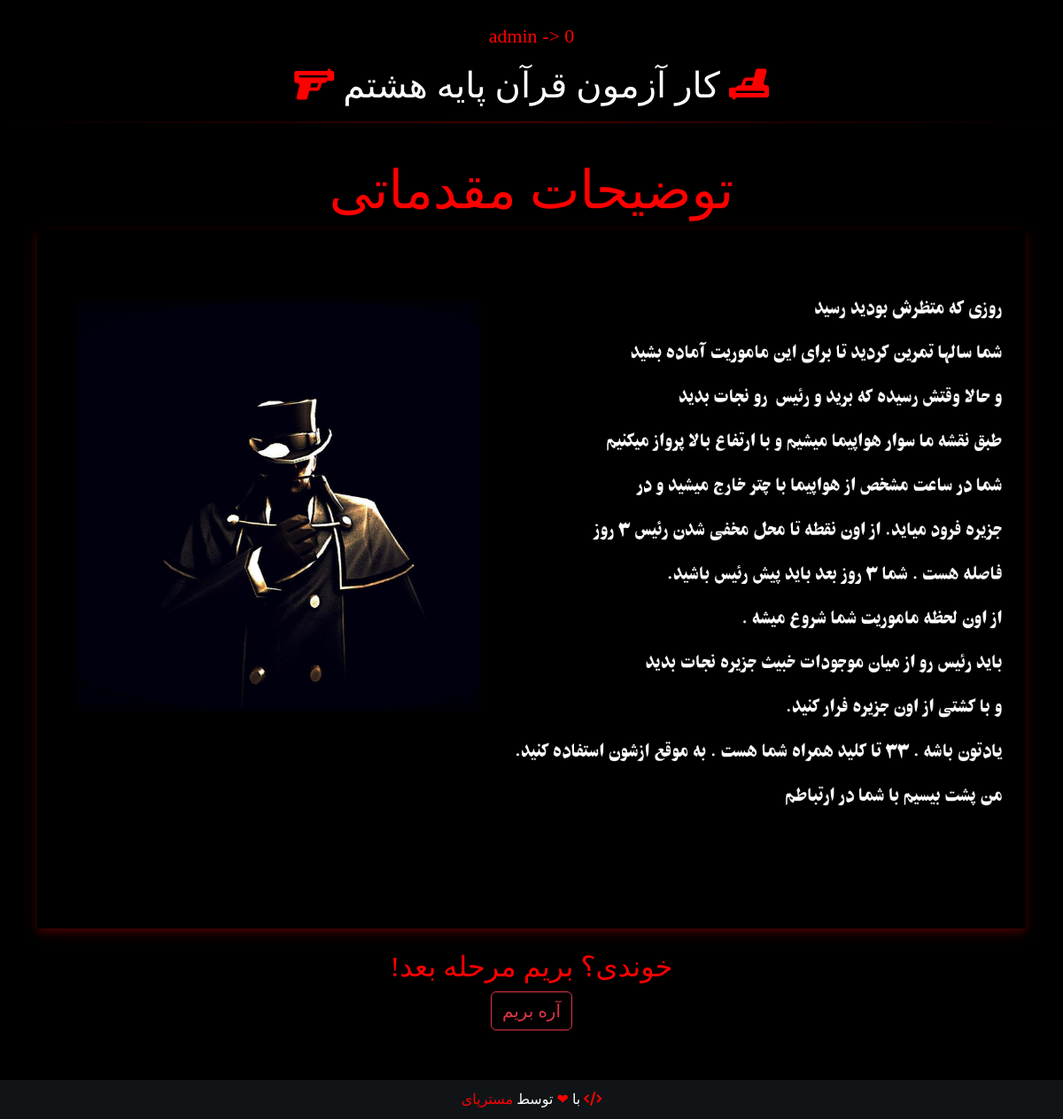
/exam/ (signed in), run on an earlier commit of the app's database.
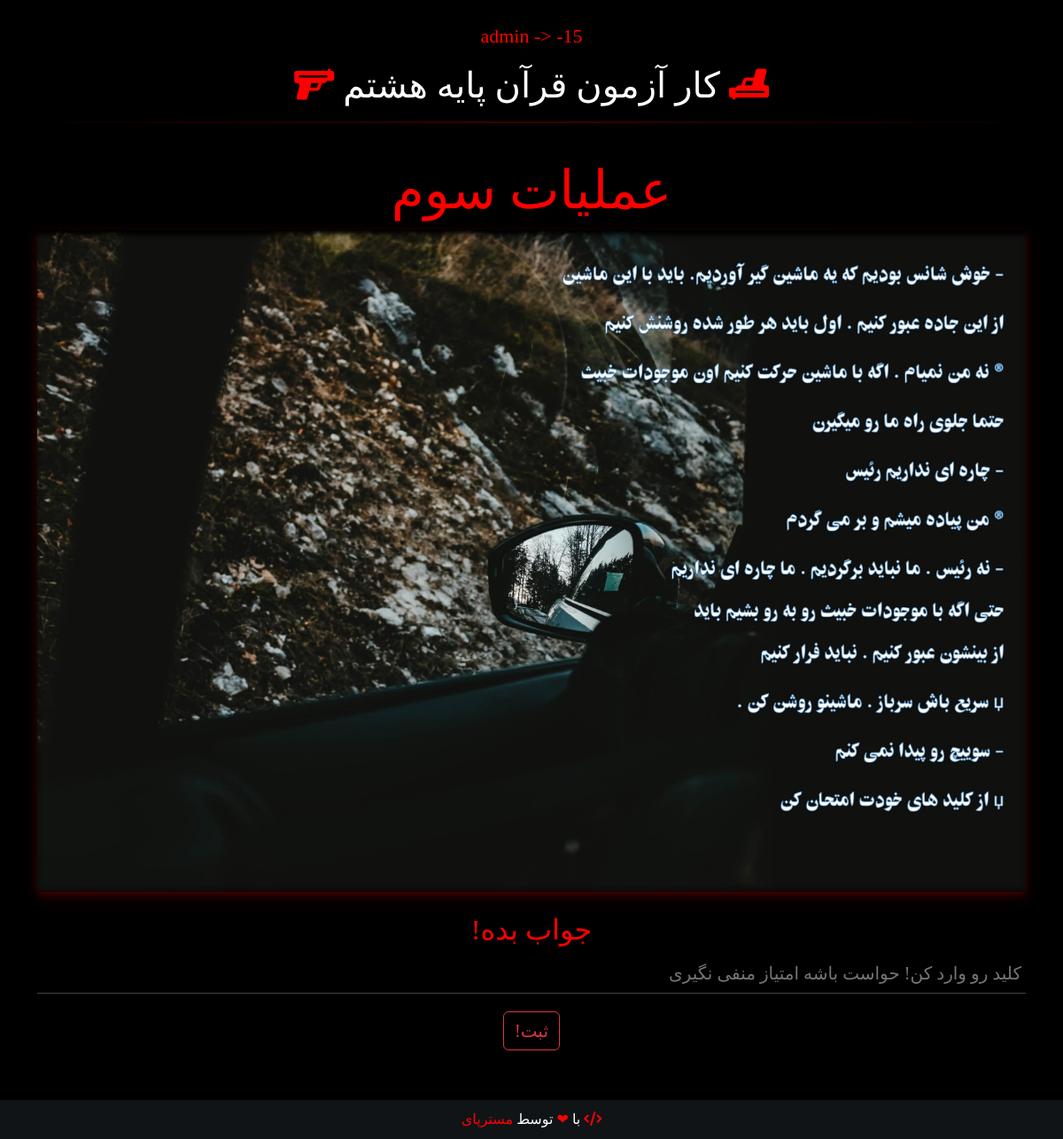
And on a later commit of the database.
### main/models.py (models this page shows)
class Group(AbstractUser):
    TYPE = (
        ('normal', 'Normal'),
        ('author', 'Author'),
        ('teacher', 'Teacher'),
    )
    first_name = models.CharField(max_length=20, null=True, blank=True)
    time = models.DateTimeField(default=timezone.now, null=True, blank=True)
    email = models.EmailField(null=True, blank=True)
    step = models.IntegerField(default=0)
    score = models.IntegerField(default=0)

class Question(models.Model):
    answer = models.CharField(max_length=10)
    title = models.CharField(max_length=100)
    sort_number = models.IntegerField()
    img = models.ImageField(upload_to=question_file_name, null=True, blank=True)
    is_question = models.BooleanField(default=False)

### main/views.py (the view, shortened to what this page needs)
# urls.py: path('exam/', question)
@csrf_exempt
def question(request):
    form = QuestionForm(request.POST or None, request.FILES or None)
    if request.user.is_authenticated:
        step = request.user.step
        if step == 13:
            return redirect('/')
        else:
            question = Question.objects.get(sort_number=step)
    else:
        return redirect('/')
    context = {
        'form': form,
        'question': question,
    }
    return render(request, "question.html", context=context)

### main/forms.py
class QuestionForm(forms.Form):
    answer = forms.CharField(max_length=10)

### templates/question.html (shortened to what this page needs)
<!DOCTYPE html>
<html>
    <head>
        <link href="https://cdn.jsdelivr.net/npm/bootstrap@5.3.0-alpha1/dist/css/bootstrap.min.css" rel="stylesheet">
        <link rel="stylesheet" href="https://cdnjs.cloudflare.com/ajax/libs/font-awesome/6.2.1/css/all.min.css" />
    </head>
    <body style="padding-bottom: 100px;" class="pt-4" id="body">
        {% if user.is_authenticated %}
        <p class="lalezar text-danger text-center font22">{{ user.username }} -> <span id="score">{{ user.score }}</span></p>
        {% endif %}
        <h1 class="text-white text-center lalezar"><i class="fa-solid fa-gun" style="color: red; transform: rotate(180deg)"></i> کار آزمون قرآن پایه هشتم  <i style="color: red" class="fa-solid fa-gun"></i></h1>
        <hr><br>
        <div class="container">
            <div class="row">
                <div class="col-lg-12 col-12 mb-4">
                    <h2 style="font-size: 60px;" class="lalezar text-danger text-center">{{ question.title }}</h2>
                    <img src="{{ question.img.url }}" width="100%">
                </div>
                {% if question.is_question %}
                <div class="col-lg-12 col-12 align-self-center">
                    <h2 class="text-white text-center lalezar" style="color: red!important">جواب بده!</h2>
                    <input oninput="document.querySelector('#submit-btn').disabled = false" name="answer" id="answer" class="inputs lalezar" placeholder="کلید رو وارد کن! حواست باشه امتیاز منفی نگیری">
                    <div class="text-center">
                        <button id="submit-btn" type="button" onclick="if (!document.querySelector('#submit-btn').disabled){send(this)}" style="font-size: 20px" class="btn btn-outline-danger lalezar">ثبت!</button>
                    </div>
                </div>
                {% else %}
                <div class="col-lg-12 col-12 align-self-center">
                    <h2 class="text-white text-center lalezar" style="color: red!important">خوندی؟ بریم مرحله بعد!</h2>
                    <div class="text-center">
                        <button type="button" onclick="next(this)" style="font-size: 20px" class="btn btn-outline-danger lalezar">آره بریم</button>
                    </div>
                </div>
                {% endif %}
            </div>
        </div>
        <footer class="text-center vazir" style='margin-top: 50px; background-color: #101417; padding-top: 10px; padding-bottom: 10px; z-index: 0;'>
            <div>
                <span dir="rtl" class='text-white vazir'><i style="color: red" class="fa fa-code"></i> با <span style='color: red'> ❤ </span><span class='white'>توسط <span><a href="https://www.mrpy.ir/" style='color: red'>مسترپای</a></span></span></span>
            </div>
        </footer>
    </body>
</html>

What changed in the data, as far as the page shows it:
no longer on this page (row unchanged): Question: title "توضیحات مقدماتی", img (picture)
changed Group "admin": score "0" → "-15"
now on this page (row unchanged): Question: title "عملیات سوم", img (picture)
Also different on the page:
text no longer shown: "خوندی؟ بریم مرحله بعد! آره بریم"
text now shown: "جواب بده! ثبت!"
